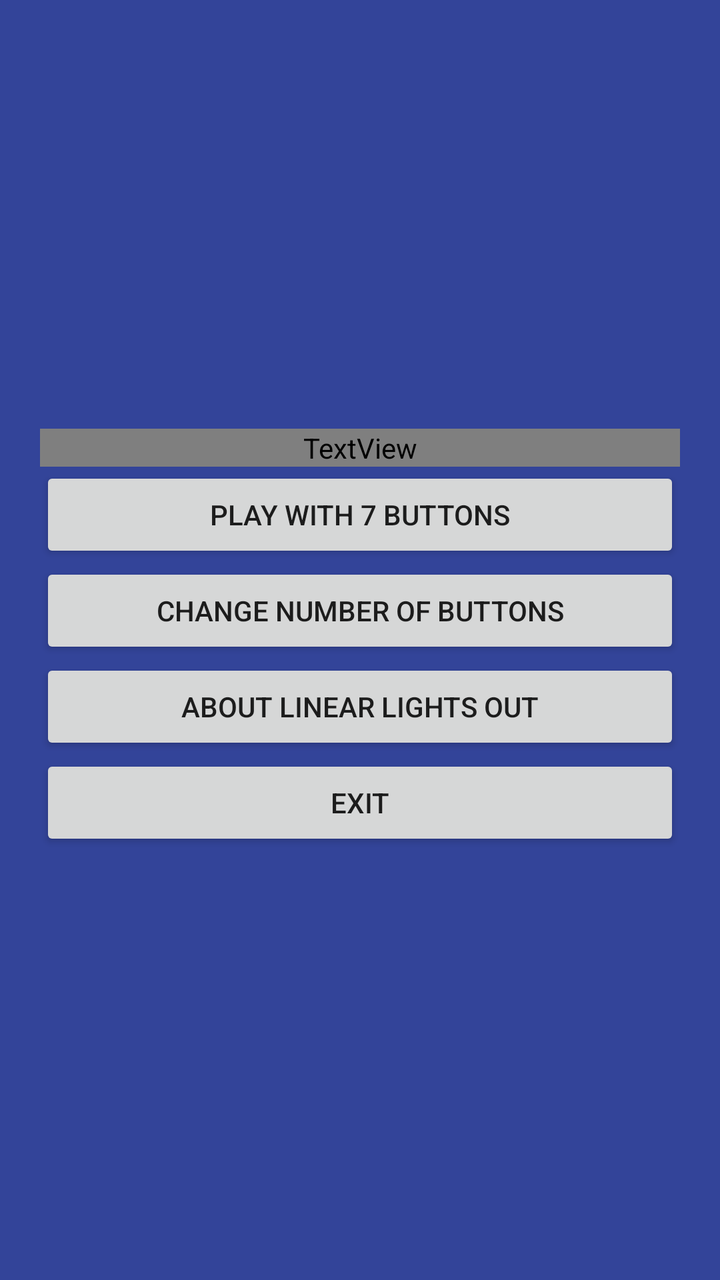
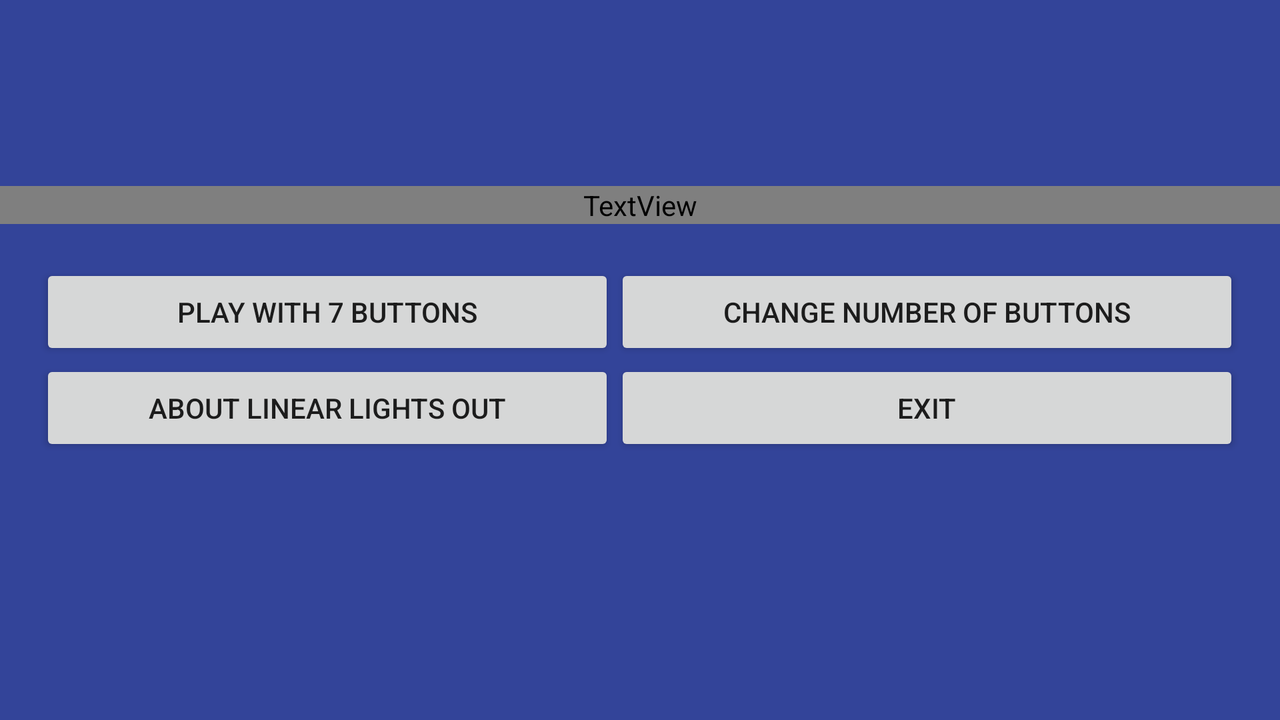

An Android layout and its configuration variant, each rendered on a device that would load it. The default file and the variant file are quoted in full after the pictures.
<!-- AndroidManifest.xml: application theme AppTheme -->
<!-- res/layout/activity_main.xml -->
<LinearLayout xmlns:android="http://schemas.android.com/apk/res/android"
    xmlns:tools="http://schemas.android.com/tools"
    android:layout_width="fill_parent"
    android:layout_height="fill_parent"
    android:background="@color/background"
    android:gravity="center_vertical"
    android:orientation="vertical"
    android:padding="20dp"
    tools:context=".MainActivity">

    <TextView
        android:layout_width="match_parent"
        android:layout_height="wrap_content"
        android:gravity="center_horizontal"
        android:text="@string/main_title"
        android:textColor="@color/text_color"
        android:textSize="30sp" />

    <Button
        android:id="@+id/play_button"
        android:layout_width="match_parent"
        android:layout_height="wrap_content"
        android:text="@string/play_start" />

    <Button
        android:id="@+id/change_num_buttons_button"
        android:layout_width="match_parent"
        android:layout_height="wrap_content"
        android:text="@string/change_num_buttons" />

    <Button
        android:id="@+id/about_button"
        android:layout_width="match_parent"
        android:layout_height="wrap_content"
        android:text="@string/about" />

    <Button
        android:id="@+id/exit_button"
        android:layout_width="match_parent"
        android:layout_height="wrap_content"
        android:text="@string/exit" />

</LinearLayout>
<!-- resources referenced by this layout -->
<resources>
  <color name="background">#ff334499</color>
  <string name="about">About Linear Lights Out</string>
  <string name="change_num_buttons">Change number of buttons</string>
  <string name="exit">Exit</string>
  <string name="main_title">Linear Lights Out</string>
  <string name="play_start">Play with 7 buttons</string>
  <style name="AppTheme" parent="Theme.AppCompat.Light.DarkActionBar">
          
      </style>
</resources>
<!-- res/layout-land/activity_main.xml (the repository's variant of the layout above) -->
<!-- drawn on the phone turned sideways -->
<RelativeLayout xmlns:android="http://schemas.android.com/apk/res/android"
    xmlns:tools="http://schemas.android.com/tools"
    android:layout_width="match_parent"
    android:layout_height="match_parent"
    android:background="@color/background">

    <TableLayout
        android:id="@+id/table_layout"
        android:layout_width="fill_parent"
        android:layout_height="wrap_content"
        android:layout_centerHorizontal="true"
        android:layout_centerInParent="true"
        android:layout_centerVertical="true"
        android:gravity="center"
        android:orientation="vertical"
        android:padding="20dp"
        android:stretchColumns="*">

        <TableRow>

            <Button
                android:id="@+id/play_button"
                android:layout_width="fill_parent"
                android:layout_height="wrap_content"
                android:text="@string/play_start" />

            <Button
                android:id="@+id/change_num_buttons_button"
                android:layout_width="fill_parent"
                android:layout_height="wrap_content"
                android:text="@string/change_num_buttons" />

        </TableRow>

        <TableRow>

            <Button
                android:id="@+id/about_button"
                android:layout_width="fill_parent"
                android:layout_height="wrap_content"
                android:text="@string/about" />

            <Button
                android:id="@+id/exit_button"
                android:layout_width="fill_parent"
                android:layout_height="wrap_content"
                android:text="@string/exit" />

        </TableRow>
    </TableLayout>

    <TextView
        android:layout_width="fill_parent"
        android:layout_height="wrap_content"
        android:layout_above="@+id/table_layout"
        android:gravity="center_horizontal"
        android:text="@string/main_title"
        android:textColor="@color/text_color"
        android:textSize="30sp" />

</RelativeLayout>
